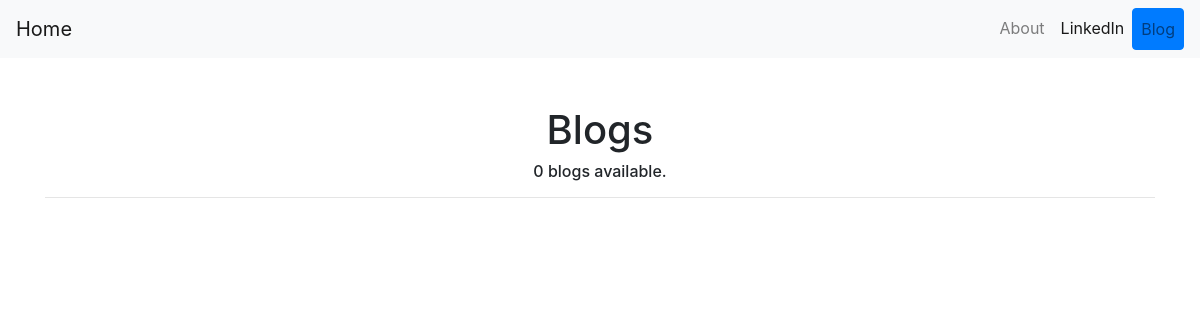
Page /blog/ on the earlier database version.
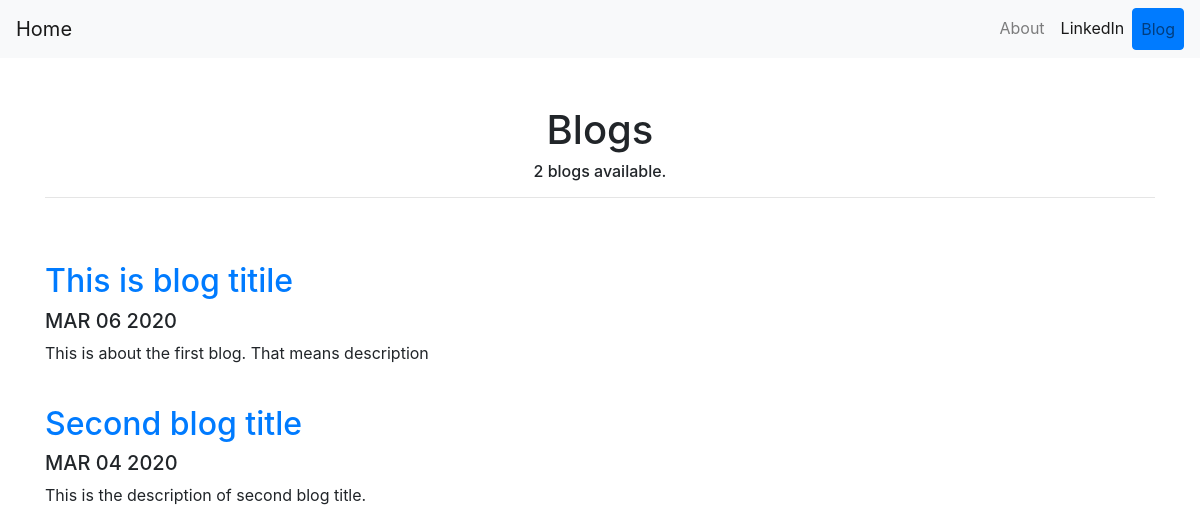
Same page on the later database version.
### blog/models.py (models this page shows)
class Blog(models.Model):
    title = models.CharField(max_length=200)
    description = models.TextField(max_length=1000)
    date = models.DateField()

### blog/views.py (the view)
# urls.py: path('', views.all_blogs, name='all_blogs'),
def all_blogs(request):
    blogs = Blog.objects.order_by('-date')
    return render(request, 'blog/all_blogs.html', {'blogs': blogs})

### blog/templates/blog/all_blogs.html
{% extends 'portfolio/base.html' %}
{% block content %}
<div class="container text-center">
    <h1>Blogs</h1>
    <h6>{{blogs.count}} blog{{ blogs.count|pluralize}} available.</h6>
</div>
<hr><br><br>
{% for blog in blogs %}
<a href="{% url 'blog:detail' blog.id %}"><h2>{{ blog.title }}</h2></a>
<h5>{{ blog.date|date:'M d Y'|upper }}</h5>
<p>{{ blog.description|striptags|truncatechars:100 }}</p>
<br>
{% endfor %}
{% endblock %}

Differences in the rows shown:
added Blog: title "This is blog titile", date "MAR 06 2020", description "This is about the first blog. That means description"
added Blog: title "Second blog title", date "MAR 04 2020", description "This is the description of second blog title."
Other differences:
{{ blogs.count }}: "0" → "2"
